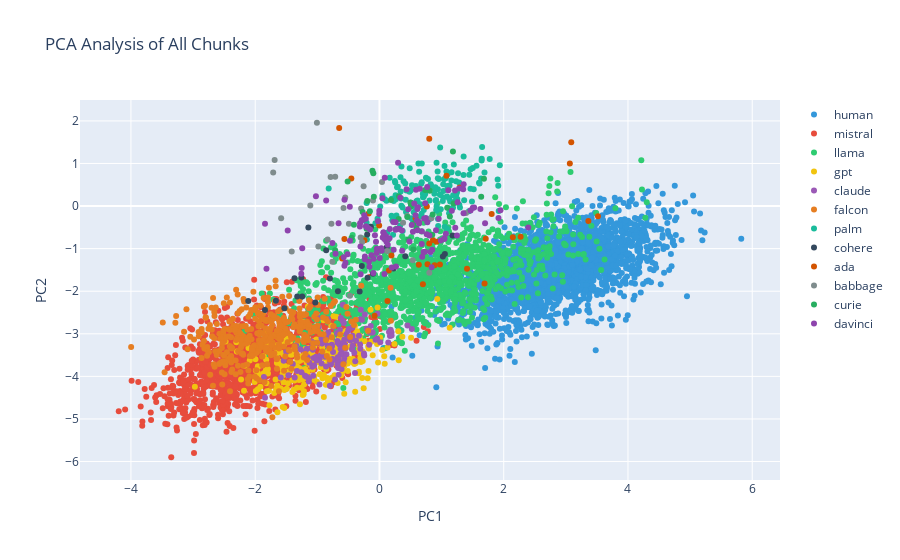

Source (notebook cell):
### Code cell
DaigtPCAVisualization(pca_results).visualize()
